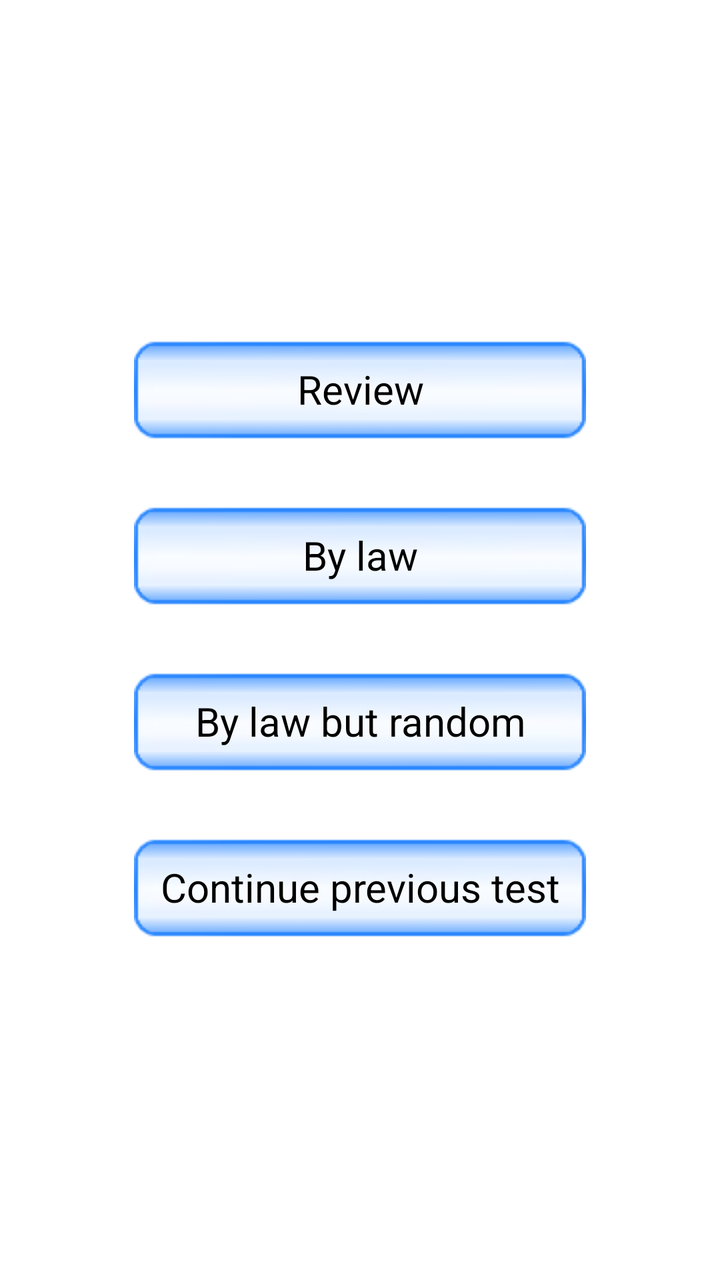
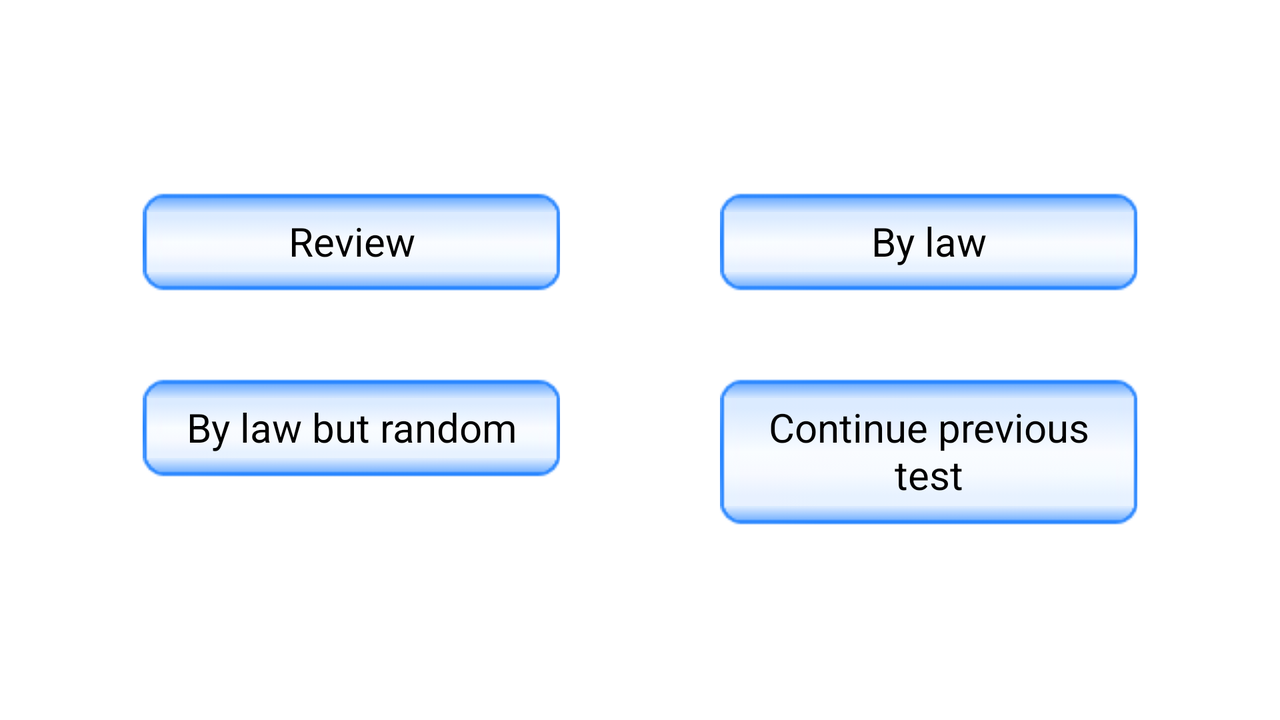

One screen, two layout resources from the same app: the default and the repository's alternative for another configuration. Each is rendered where Android would select it; the XML of both is given below.
<!-- AndroidManifest.xml: application theme AppTheme -->
<!-- res/layout/test_fragment.xml -->
<ViewSwitcher xmlns:android="http://schemas.android.com/apk/res/android"
    xmlns:tools="http://schemas.android.com/tools"
    android:layout_width="match_parent"
    android:layout_height="match_parent" >

    <RelativeLayout
        android:layout_width="match_parent"
        android:layout_height="match_parent" >

        <LinearLayout
            android:layout_width="wrap_content"
            android:layout_height="wrap_content"
            android:layout_centerInParent="true"
            android:orientation="vertical" >

            <Button
                android:id="@+id/test_type_review"
                android:layout_width="match_parent"
                android:layout_height="wrap_content"
                android:layout_marginBottom="@dimen/main_entry_button_margin_v"
                android:layout_marginLeft="@dimen/main_entry_button_margin_h"
                android:layout_marginRight="@dimen/main_entry_button_margin_h"
                android:layout_marginTop="@dimen/main_entry_button_margin_v"
                android:background="@drawable/blue_btn_bg"
                android:text="@string/test_type_review"
                android:textSize="@dimen/general_btn_text_size" />

            <Button
                android:id="@+id/test_type_by_law"
                android:layout_width="match_parent"
                android:layout_height="wrap_content"
                android:layout_marginBottom="@dimen/main_entry_button_margin_v"
                android:layout_marginLeft="@dimen/main_entry_button_margin_h"
                android:layout_marginRight="@dimen/main_entry_button_margin_h"
                android:layout_marginTop="@dimen/main_entry_button_margin_v"
                android:background="@drawable/blue_btn_bg"
                android:text="@string/test_type_by_law"
                android:textSize="@dimen/general_btn_text_size" />

            <Button
                android:id="@+id/test_type_by_law_random"
                android:layout_width="match_parent"
                android:layout_height="wrap_content"
                android:layout_marginBottom="@dimen/main_entry_button_margin_v"
                android:layout_marginLeft="@dimen/main_entry_button_margin_h"
                android:layout_marginRight="@dimen/main_entry_button_margin_h"
                android:layout_marginTop="@dimen/main_entry_button_margin_v"
                android:background="@drawable/blue_btn_bg"
                android:text="@string/test_type_by_law_random"
                android:textSize="@dimen/general_btn_text_size" />

            <Button
                android:id="@+id/keep_previous_test"
                android:layout_width="match_parent"
                android:layout_height="wrap_content"
                android:layout_marginBottom="@dimen/main_entry_button_margin_v"
                android:layout_marginLeft="@dimen/main_entry_button_margin_h"
                android:layout_marginRight="@dimen/main_entry_button_margin_h"
                android:layout_marginTop="@dimen/main_entry_button_margin_v"
                android:background="@drawable/blue_btn_bg"
                android:text="@string/test_fragment_keep_previous_test"
                android:textSize="@dimen/general_btn_text_size" />
        </LinearLayout>
    </RelativeLayout>

    <include layout="@layout/over_view_fragment_law_list" />

</ViewSwitcher>
<!-- res/layout/over_view_fragment_law_list.xml (included above) -->
<FrameLayout xmlns:android="http://schemas.android.com/apk/res/android"
    xmlns:tools="http://schemas.android.com/tools"
    android:layout_width="match_parent"
    android:layout_height="match_parent" >

    <TextView
        android:id="@+id/overview_law_list_no_data_hint"
        android:layout_width="match_parent"
        android:layout_height="match_parent"
        android:layout_margin="10dp"
        android:gravity="center"
        android:text="@string/no_data_hint_overview"
        android:textSize="@dimen/create_plan_no_data_hint"
        android:visibility="gone" />

    <ListView
        android:id="@+id/overview_law_list"
        android:layout_width="match_parent"
        android:layout_height="match_parent"
        android:layout_margin="10dp"
        android:divider="#33b5e5"
        android:dividerHeight="1px" >
    </ListView>

</FrameLayout>
<!-- resources referenced by this layout -->
<resources>
  <dimen name="create_plan_no_data_hint">20sp</dimen>
  <!-- from res/values-sw360dp/ -->
  <dimen name="general_btn_text_size">20sp</dimen>
  <dimen name="main_entry_button_margin_h">10dp</dimen>
  <dimen name="main_entry_button_margin_v">15dp</dimen>
  <!-- drawable blue_btn_bg (drawable) -->
  <?xml version="1.0" encoding="utf-8"?>
  <selector xmlns:android="http://schemas.android.com/apk/res/android">
  
      <item android:drawable="@drawable/blue_btn_bg_press" android:state_pressed="true"/>
      <item android:drawable="@drawable/blue_btn_bg_press" android:state_selected="true"/>
      <item android:drawable="@drawable/blue_btn_bg_unpress"/>
  
  </selector>
  <string name="no_data_hint_overview">Please update law data in advance</string>
  <string name="test_fragment_keep_previous_test">Continue previous test</string>
  <string name="test_type_by_law">By law</string>
  <string name="test_type_by_law_random">By law but random</string>
  <string name="test_type_review">Review</string>
  <style name="AppTheme" parent="AppBaseTheme">
          <item name="android:windowNoTitle">true</item>
      </style>
  <!-- drawable blue_btn_bg_press: png bitmap (drawable, 470 bytes) -->
  <!-- drawable blue_btn_bg_unpress: png bitmap (drawable, 864 bytes) -->
  <style name="AppBaseTheme" parent="android:Theme.Light">
          
      </style>
</resources>
<!-- res/layout-land/test_fragment.xml (the repository's variant of the layout above) -->
<!-- drawn on the phone turned sideways -->
<ViewSwitcher xmlns:android="http://schemas.android.com/apk/res/android"
    xmlns:tools="http://schemas.android.com/tools"
    android:layout_width="match_parent"
    android:layout_height="match_parent" >

    <RelativeLayout
        android:layout_width="match_parent"
        android:layout_height="match_parent" >

        <LinearLayout
            android:layout_width="wrap_content"
            android:layout_height="wrap_content"
            android:layout_centerInParent="true"
            android:orientation="vertical" >

            <LinearLayout
                android:layout_width="match_parent"
                android:layout_height="wrap_content"
                android:orientation="horizontal" >

                <Button
                    android:id="@+id/test_type_review"
                    android:layout_width="0dip"
                    android:layout_height="wrap_content"
                    android:layout_marginBottom="@dimen/main_entry_button_margin_v"
                    android:layout_marginLeft="@dimen/main_entry_button_margin_h"
                    android:layout_marginRight="@dimen/main_entry_button_margin_h"
                    android:layout_marginTop="@dimen/main_entry_button_margin_v"
                    android:layout_weight="1"
                    android:background="@drawable/blue_btn_bg"
                    android:text="@string/test_type_review"
                    android:textSize="@dimen/general_btn_text_size" />

                <Button
                    android:id="@+id/test_type_by_law"
                    android:layout_width="0dip"
                    android:layout_height="wrap_content"
                    android:layout_marginBottom="@dimen/main_entry_button_margin_v"
                    android:layout_marginLeft="@dimen/main_entry_button_margin_h"
                    android:layout_marginRight="@dimen/main_entry_button_margin_h"
                    android:layout_marginTop="@dimen/main_entry_button_margin_v"
                    android:layout_weight="1"
                    android:background="@drawable/blue_btn_bg"
                    android:text="@string/test_type_by_law"
                    android:textSize="@dimen/general_btn_text_size" />
            </LinearLayout>

            <LinearLayout
                android:layout_width="match_parent"
                android:layout_height="wrap_content"
                android:orientation="horizontal" >

                <Button
                    android:id="@+id/test_type_by_law_random"
                    android:layout_width="0dip"
                    android:layout_height="wrap_content"
                    android:layout_marginBottom="@dimen/main_entry_button_margin_v"
                    android:layout_marginLeft="@dimen/main_entry_button_margin_h"
                    android:layout_marginRight="@dimen/main_entry_button_margin_h"
                    android:layout_marginTop="@dimen/main_entry_button_margin_v"
                    android:layout_weight="1"
                    android:background="@drawable/blue_btn_bg"
                    android:text="@string/test_type_by_law_random"
                    android:textSize="@dimen/general_btn_text_size" />

                <Button
                    android:id="@+id/keep_previous_test"
                    android:layout_width="0dip"
                    android:layout_height="wrap_content"
                    android:layout_marginBottom="@dimen/main_entry_button_margin_v"
                    android:layout_marginLeft="@dimen/main_entry_button_margin_h"
                    android:layout_marginRight="@dimen/main_entry_button_margin_h"
                    android:layout_marginTop="@dimen/main_entry_button_margin_v"
                    android:layout_weight="1"
                    android:background="@drawable/blue_btn_bg"
                    android:text="@string/test_fragment_keep_previous_test"
                    android:textSize="@dimen/general_btn_text_size" />
            </LinearLayout>
        </LinearLayout>
    </RelativeLayout>

    <include layout="@layout/over_view_fragment_law_list" />

</ViewSwitcher>
<!-- resources referenced by the variant -->
<!-- as the phone turned sideways resolves them -->
<resources>
  <dimen name="create_plan_no_data_hint">20sp</dimen>
  <!-- from res/values-sw360dp/ -->
  <dimen name="general_btn_text_size">20sp</dimen>
  <!-- from res/values-land/ -->
  <dimen name="main_entry_button_margin_h">40dp</dimen>
  <!-- from res/values-land/ -->
  <dimen name="main_entry_button_margin_v">20dp</dimen>
  <!-- drawable blue_btn_bg (drawable) -->
  <?xml version="1.0" encoding="utf-8"?>
  <selector xmlns:android="http://schemas.android.com/apk/res/android">
  
      <item android:drawable="@drawable/blue_btn_bg_press" android:state_pressed="true"/>
      <item android:drawable="@drawable/blue_btn_bg_press" android:state_selected="true"/>
      <item android:drawable="@drawable/blue_btn_bg_unpress"/>
  
  </selector>
  <string name="no_data_hint_overview">Please update law data in advance</string>
  <string name="test_fragment_keep_previous_test">Continue previous test</string>
  <string name="test_type_by_law">By law</string>
  <string name="test_type_by_law_random">By law but random</string>
  <string name="test_type_review">Review</string>
  <style name="AppTheme" parent="AppBaseTheme">
          <item name="android:windowNoTitle">true</item>
      </style>
  <!-- drawable blue_btn_bg_press: png bitmap (drawable, 470 bytes) -->
  <!-- drawable blue_btn_bg_unpress: png bitmap (drawable, 864 bytes) -->
  <style name="AppBaseTheme" parent="android:Theme.Light">
          
      </style>
</resources>
